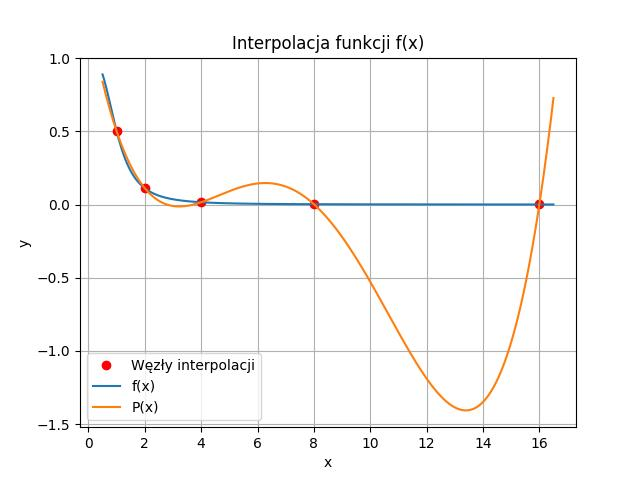

The Python source for this figure:
import numpy as np
import matplotlib.pyplot as plt

# Funkcja f(x)
def f(x):
    return 1 / (x**3 + 1)

# Węzły interpolacji
x_interpolation = [1, 2, 4, 8, 16] # Ustawienie wartości węzłów interpolacji
y_interpolation = [f(x) for x in x_interpolation] # Obliczenie wartości funkcji dla każdego węzła

# Wielomian interpolacyjny
coefficients = np.polyfit(x_interpolation, y_interpolation, len(x_interpolation) - 1) # Obliczenie współczynników wielomianu interpolacyjnego
poly = np.poly1d(coefficients) # Utworzenie wielomianu interpolacyjnego na podstawie obliczonych współczynników

# Punkty do wykresu funkcji f(x)
x_plot = np.linspace(0.5, 16.5, 500) # Ustawienie przedziału, dla którego mają być wyznaczone wartości funkcji f(x)
y_plot = f(x_plot) # Obliczenie wartości funkcji f(x) dla punktów z przedziału x_plot

# Punkty do wykresu wielomianu interpolacyjnego P(x)
y_interpolation_poly = poly(x_plot) # Obliczenie wartości wielomianu interpolacyjnego dla punktów z przedziału x_plot

# Wykres
plt.plot(x_interpolation, y_interpolation, 'ro', label='Węzły interpolacji') # Wykres punktów interpolacji
plt.plot(x_plot, y_plot, label='f(x)') # Wykres funkcji f(x)
plt.plot(x_plot, y_interpolation_poly, label='P(x)') # Wykres wielomianu interpolacyjnego P(x)
plt.xlabel('x') # Etykieta osi x
plt.ylabel('y') # Etykieta osi y
plt.legend() # Dodanie legendy
plt.title('Interpolacja funkcji f(x)') # Tytuł wykresu
plt.grid(True) # Dodanie siatki
plt.show() # Wyświetlenie wykresu
